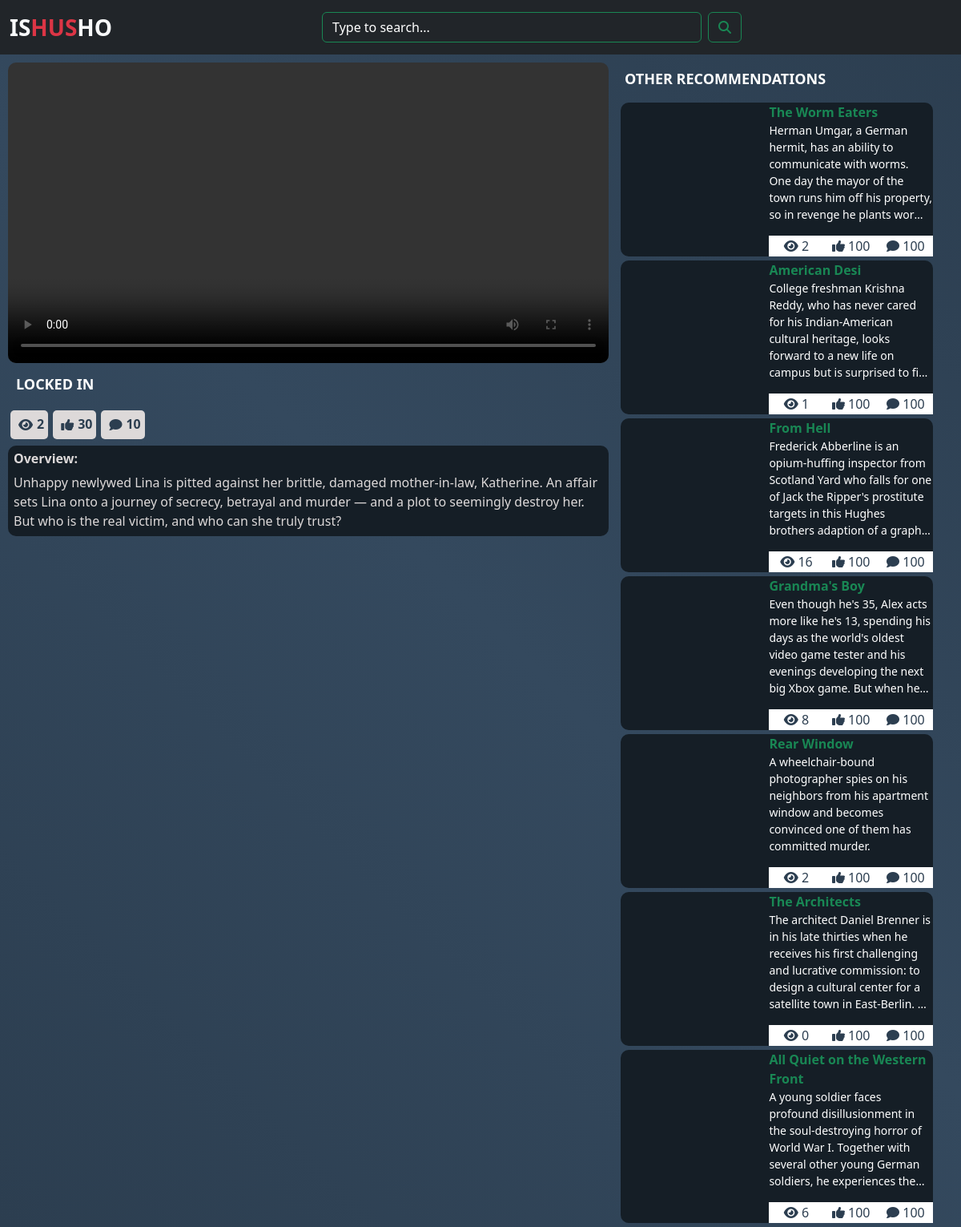
Screenshot of /watch.php?v=1064024 with the database file from the repository.
### tables this page shows
CREATE TABLE `movies` (
  `movie_id` varchar(255) NOT NULL,
  `movie_name` text NOT NULL,
  `movie_description` text NOT NULL,
  `movie_categories` text NOT NULL,
  `movie_poster` text NOT NULL,
  `movie_url` text NOT NULL,
  `url720` text NOT NULL,
  `url480` text NOT NULL,
  `release_date` varchar(255) NOT NULL,
  `addition_date` text NOT NULL,
  `added_by` int(11) NOT NULL
);

### watch.php (the view, shortened to what this page needs)
<?php
include('./php/global/server.php');
?>
<!DOCTYPE html>
<html lang="en">
<head>
    <link rel="stylesheet" href="assets/bootstrap-5.0.2-dist/css/bootstrap.min.css">
    <link rel="stylesheet" href="assets/fontawesome-free-6.4.2-web/css/all.css">
    <link rel="stylesheet" href="https://cdn.jsdelivr.net/npm/bootstrap@5.3.2/dist/css/bootstrap.min.css">
    <link rel="stylesheet" href="https://cdnjs.cloudflare.com/ajax/libs/font-awesome/6.4.2/css/all.min.css" />
    <link rel="stylesheet" href="https://cdn.plyr.io/3.6.7/plyr.css" />
    <link rel="stylesheet" href="./styles/main.css">
</head>
<body>
    <?php
    include("./php/client/nav-bar.php");
    ?>
    <?php
    if (!isset($_GET['v'])) {
    ?>
        <p class="alert alert-danger">
            No video sent to server.
        </p>
        <?php
    } else {
        $video = $_GET['v'];
        $checkVideoExistence = mysqli_query($server, "SELECT * from
            movies WHERE movie_id = '$video'
        ");
        if (mysqli_num_rows($checkVideoExistence) != 1) {
        ?>
            <p class="alert alert-danger">
                404 :) Movie is not found
            </p>
        <?php
        } else {
            $dataVideoExistence = mysqli_fetch_array($checkVideoExistence);
            $video720p = $dataVideoExistence['url720'];
            $video480p = $dataVideoExistence['url480'];
            $getViewsCount = mysqli_query($server, "SELECT * from movie_views
                WHERE movie = '$video'
            ");
            $viewsCount = mysqli_num_rows($getViewsCount);
        ?>
            <div class="center-section">
                <div class="left-video">
                    <div class="video-display">
                        <video id="my-video" controls>
                            <source src="<?php echo $video720p; ?>" type="video/mp4" data-size="480" />
                            <source src="<?php echo $video480p; ?>" type="video/mp4" data-size="720" />
                        </video>
                        <div class="video-controls">
                            <h2>
                                <?php echo $dataVideoExistence['movie_name']; ?>
                            </h2>
                            <div class="ctrlz">
                                <a>
                                    <i class="fa fa-eye"></i>
                                    <span>
                                        <?php echo $viewsCount; ?>
                                    </span>
                                </a>
                                <a>
                                    <i class="fa fa-thumbs-up"></i>
                                    <span>30</span>
                                </a>
                                <a>
                                    <i class="fa fa-comment"></i>
                                    <span>10</span>
                                </a>
                            </div>
                        </div>
                        <div class="description">
                            <h4>
                                Overview:
                            </h4>
                            <?php
                            echo $dataVideoExistence['movie_description'];
                            ?>
                        </div>
                    </div>
                </div>
                <div class="recommended-vids">
                    <h1>
                        Other recommendations
                    </h1>
                    <?php
                    $getRecommendedOnes = mysqli_query($server, "SELECT * from movies
                            WHERE movie_id != '$video'
                            ORDER BY rand()
                            LIMIT 8
                        ");
                    while ($dataRecommendationsVideos = mysqli_fetch_array($getRecommendedOnes)) {
                    ?>
                        <div class="recommend-box">
                            <a href="watch.php?v=<?php echo $dataRecommendationsVideos['movie_id'] ?>" class="recommend">
                                <div class="left">
                                </div>
                                <div class="right">
                                    <span class="m_name">
                                        <?php
                                        echo $dataRecommendationsVideos['movie_name'];
                                        ?>
                                    </span>
                                    <p title="<?php echo $dataRecommendationsVideos['movie_description']; ?>">
                                        <?php echo $dataRecommendationsVideos['movie_description']; ?>
                                    </p>
                                    <div class="buttons">
                                        <?php
                                        $recommendId = $dataRecommendationsVideos['movie_id'];
                                        $getRecommendViews = mysqli_query($server, "SELECT * from movie_views
                                                WHERE movie = '$recommendId'
                                            ");
                                        ?>
                                        <button>
                                            <i class="fa fa-eye"></i>
                                            <span><?php echo mysqli_num_rows($getRecommendViews); ?></span>
                                        </button>
                                        <button>
                                            <i class="fa fa-thumbs-up"></i>
                                            <span>100</span>
                                        </button>
                                        <button>
                                            <i class="fa fa-comment"></i>
                                            <span>100</span>
                                        </button>
                                    </div>
                                </div>
                            </a>
                        </div>
                    <?php
                    }
                    ?>
                </div>
            </div>
    <?php
        }
    }
    ?>
</body>
</html>

### php/client/nav-bar.php (shortened to what this page needs)
<nav class="navbar navbar-expand-lg bg-dark">
    <div class="container-fluid">
        <a href="index.php" class="navbar-brand text-light fs-3 fw-bold me-auto" href="#">IS<span class="text-danger">HUS</span>HO</a>
        <div class="collapse navbar-collapse" id="navbarSupportedContent">
            <form class="d-flex mx-auto w-50" role="search">
                <input id="searchField" class="form-control border border-success bg-transparent text-light custom-placeholder" type="search" placeholder="Type to search..." aria-label="Search">
                <button class="btn btn-outline-success ms-2" type="submit">
                    <i class="fas fa-search"></i>
                </button>
            </form>
        </div>
    </div>
</nav>

### styles/main.css (style rules this page uses)
a { text-decoration: none; font-size: 16px; }
.custom-placeholder::placeholder { color: #fff; outline: 0; }
body { background: linear-gradient(45deg, #2c3e50, #34495e, #2c3e50); }
.center-section { display: flex; flex-direction: row; flex-wrap: wrap; }
.center-section .left-video { width: calc(100vw - 430px); }
.center-section .left-video .video-display { padding: 10px; }
.center-section .left-video .video-display #my-video { width: 100%; border-radius: 10px; }
.center-section .left-video .video-display h2 { color: #fff; font-size: 18px; text-transform: uppercase; font-weight: bold; padding: 10px; }
.center-section .left-video .video-display .video-controls .ctrlz { display: flex; flex-direction: row; list-style: none; }
.center-section .left-video .video-display .video-controls .ctrlz a { display: flex; flex-direction: row; background: #ddd9d9; color: #2c3e50; margin: 3px; border-radius: 5px; padding: 5px; text-align: center; font-weight: bold; font-size: 16px; }
.center-section .left-video .video-display .video-controls .ctrlz a i { padding: 5px; }
.center-section .left-video .video-display .description { margin-top: 5px; color: #ddd9d9; background: #151e26; padding: 7px; border-radius: 10px; }
.center-section .left-video .video-display .description h4 { color: #ddd9d9; font-weight: bold; font-size: 16px; }
.center-section .recommended-vids { width: 400px; margin-top: 10px; }
.center-section .recommended-vids h1 { color: #fff; font-size: 18px; font-weight: bolder; padding: 10px; text-transform: uppercase; user-select: none; }
.center-section .recommended-vids .recommend-box .recommend { text-decoration: none; background: #151e26; border-radius: 10px; color: #fff; display: flex; flex-direction: row; flex-wrap: nowrap; margin: 5px; }
.center-section .recommended-vids .recommend-box .recommend .left { width: 180px; }
.center-section .recommended-vids .recommend-box .recommend .right { padding-left: 10px; width: calc(400px - 180px); }
.center-section .recommended-vids .recommend-box .recommend .right .m_name { font-weight: bold; color: #198754; }
.center-section .recommended-vids .recommend-box .recommend .right p { width: 100%; display: -webkit-box; -webkit-line-clamp: 6; -webkit-box-orient: vertical; overflow: hidden; text-overflow: ellipsis; white-space: normal; font-size: 14px; }
.center-section .recommended-vids .recommend-box .recommend .right .buttons { display: flex; flex-direction: row; flex-wrap: nowrap; }
.center-section .recommended-vids .recommend-box .recommend .right .buttons button { background: transparent; border: 0; background: #fff; color: #2c3e50; flex: 1; transition: 0.5s ease-in-out; }

### rows the page displays
movies: movie_name "LOCKED IN", movie_description "Unhappy newlywed Lina is pitted against her brittle, damaged mother-in-law, Katherine. An affair sets Lina onto a journey of secrecy, betrayal and murder — and a plot to seemingly destroy her. But who is the real victim, and who can she truly trust?"
movies: movie_name "The Worm Eaters", movie_description "Herman Umgar, a German hermit, has an ability to communicate with worms. One day the mayor of the town runs him off his property, so in revenge he plants…", mysqli_num_rows($getRecommendViews) "2"
movies: movie_name "American Desi", movie_description "College freshman Krishna Reddy, who has never cared for his Indian-American cultural heritage, looks forward to a new life on campus but is surprised to…", mysqli_num_rows($getRecommendViews) "1"
movies: movie_name "From Hell", movie_description "Frederick Abberline is an opium-huffing inspector from Scotland Yard who falls for one of Jack the Ripper's prostitute targets in this Hughes brothers adaption of a…", mysqli_num_rows($getRecommendViews) "16"
movies: movie_name "Grandma's Boy", movie_description "Even though he's 35, Alex acts more like he's 13, spending his days as the world's oldest video game tester and his evenings developing the next big Xbox game. But when…", mysqli_num_rows($getRecommendViews) "8"
movies: movie_name "Rear Window", movie_description "A wheelchair-bound photographer spies on his neighbors from his apartment window and becomes convinced one of them has committed murder.", mysqli_num_rows($getRecommendViews) "2"
movies: movie_name "The Architects", movie_description "The architect Daniel Brenner is in his late thirties when he receives his first challenging and lucrative commission: to design a cultural center for a satellite town in East-Berlin.…", mysqli_num_rows($getRecommendViews) "0"
movies: movie_name "All Quiet on the Western Front", movie_description "A young soldier faces profound disillusionment in the soul-destroying horror of World War I. Together with several other young German soldiers, he experiences…", mysqli_num_rows($getRecommendViews) "6"

### other values shown
$viewsCount "2"
